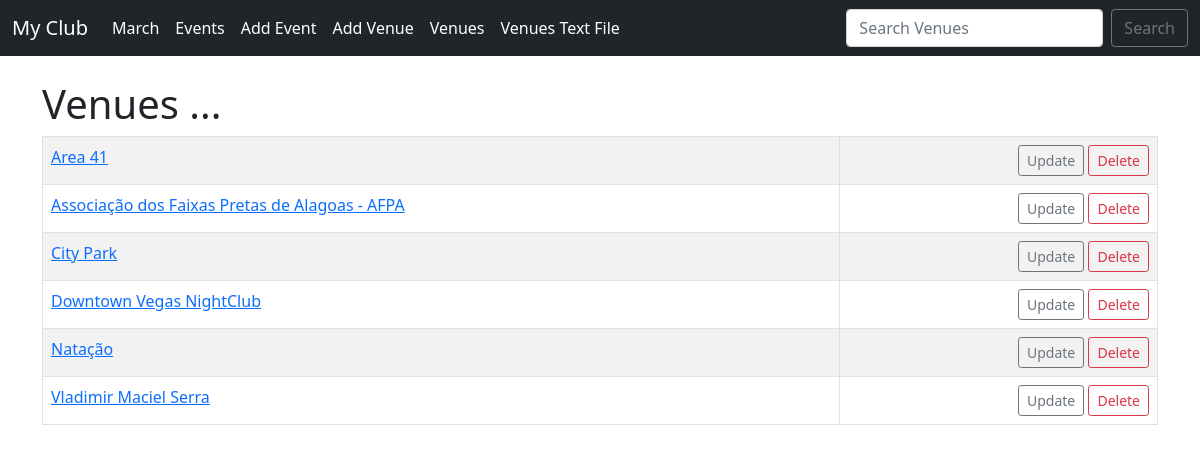
Page /list_venues on the earlier database version.
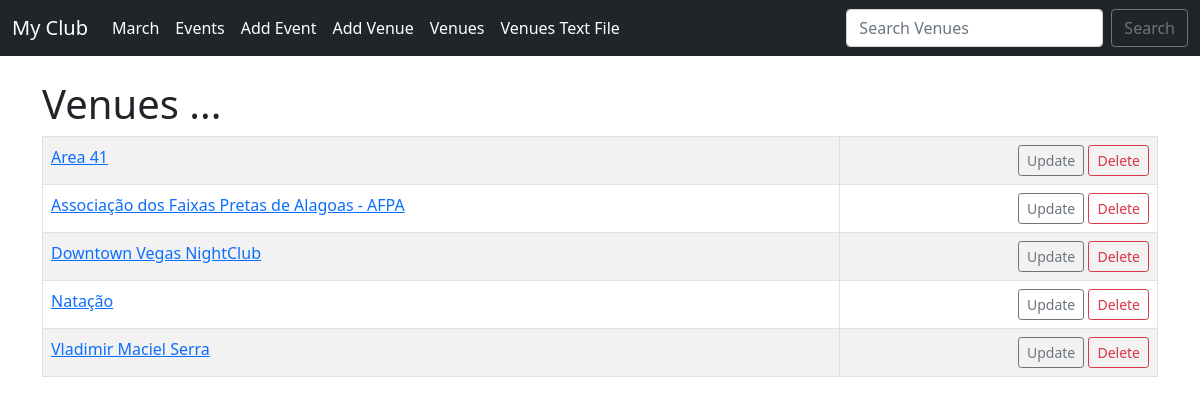
Same page on the later database version.
### events/models.py (models this page shows)
class Venue(models.Model):
    name = models.CharField('Venue name', max_length=120)
    address = models.CharField(max_length=300)
    zip_code = models.CharField('Zip Code', max_length=15)
    phone = models.CharField('Contact Phone', max_length=25, blank=True)
    web = models.URLField('Website Address',blank=True)
    email_address = models.EmailField('Email',blank=True)
    def __str__(self):
        return self.name

### events/views.py (the view)
# urls.py: path('list_venues', views.list_venues, name="list-venues"),
def list_venues(request):
    venue_list = Venue.objects.all().order_by('name')
    return render(request, 'events/venue.html', {'venue_list': venue_list})

### events/templates/events/venue.html (shortened to what this page needs)
{% extends 'events/base.html' %} {% block content %}
<!DOCTYPE html>
<html lang="en">
  <head>
  </head>
  <body>
    <h1>Venues ...</h1>
    <table class="table table-striped table-hover table-bordered">
      {% for venue in venue_list %}
      <tr>
        <td>
          <a href="{% url 'show-venue' venue.id %}">{{ venue }}</a>
        </td>
        <td align="right">
          <a
            href="{% url 'update-venue' venue.id %}"
            class="btn btn-outline-secondary btn-sm"
            >Update</a
          >
          <a
            href="{% url 'delete-venue' venue.id %}"
            class="btn btn-outline-danger btn-sm"
            >Delete</a
          >
        </td>
      </tr>
      {% endfor %}
    </table>
  </body>
</html>
{% endblock%}

Differences in the rows shown:
removed Venue: name "City Park"
